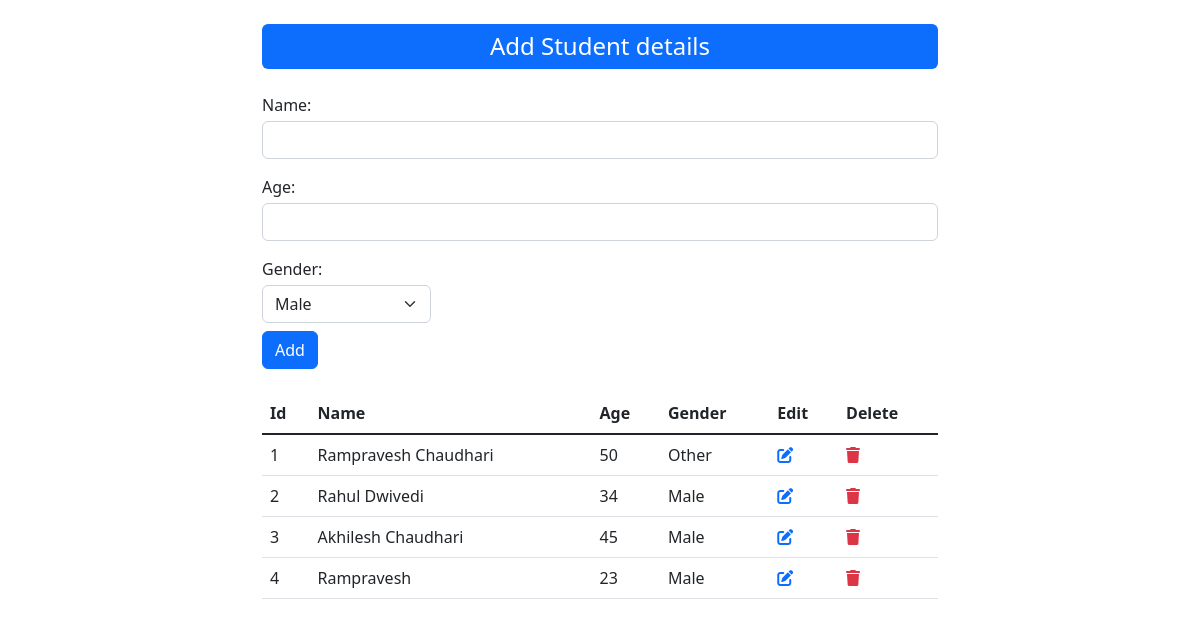
Before: / with the older database file.
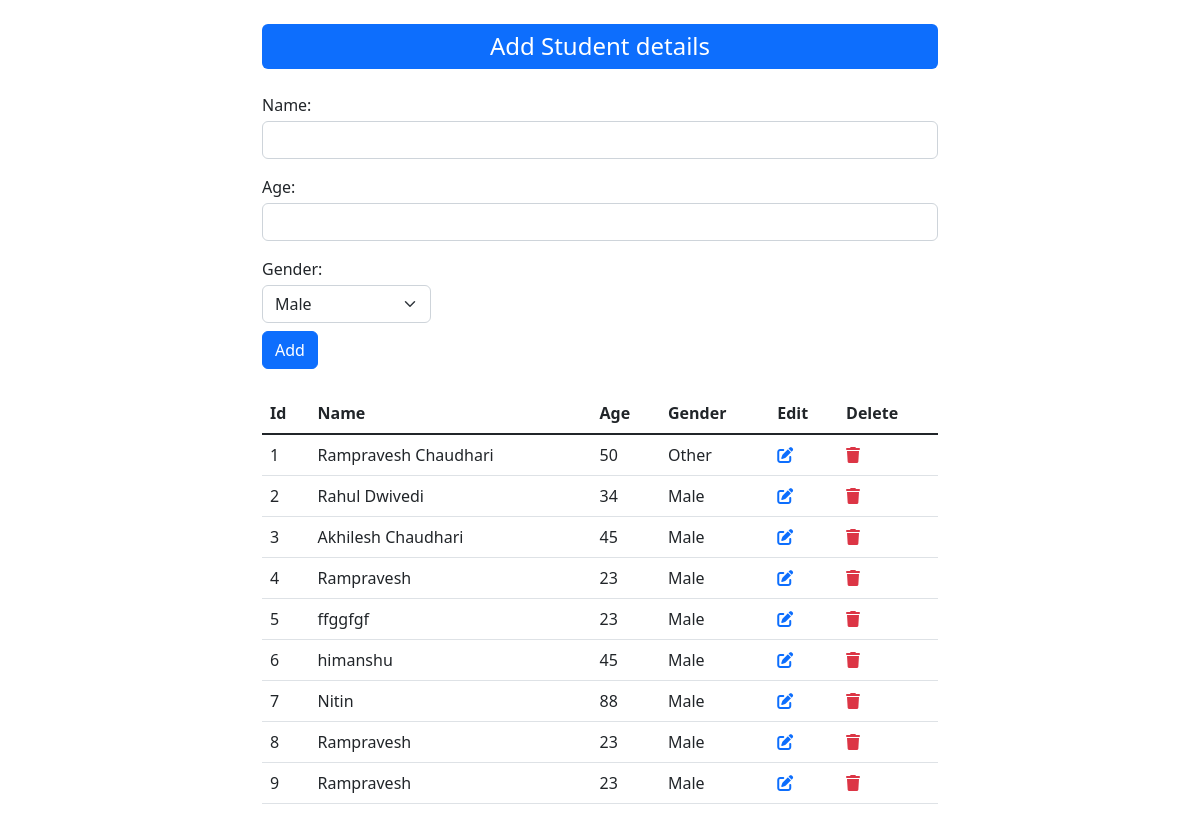
After: the same page with the newer database file.
### core/models.py (models this page shows)
class Student(models.Model):
    name = models.CharField(max_length=100)
    age = models.IntegerField()
    gender = models.CharField(choices=SELECT_GENDER,max_length=100)

### core/views.py (the view)
# urls.py: path("",views.register,name="home"),
def register(request):
    if request.method == "POST":
        form = StudentRegister(request.POST)
        if form.is_valid():
            data = form.cleaned_data
            name = data['name']
            age = data['age']
            gender = data['gender']
            s = Student.objects.create(name=name, age=age, gender=gender)
            messages.success(
                request, f"{s.name} data has been saved successfully")
            return JsonResponse({"Yes":"Suceeded"})
    else:
        form = StudentRegister()
    students = Student.objects.all()
    context = {
        'form': form,
        'students': students
    }
    return render(request, "core/home.html", context)

### core/forms.py
class StudentRegister(forms.Form):
    name = forms.CharField(
        required=True, label_suffix=":", widget=forms.TextInput(attrs={"class": "form-control"}))
    age = forms.IntegerField(max_value=100, min_value=18, widget=forms.NumberInput(
        attrs={"class": "form-control"}))
    gender = forms.ChoiceField(choices=SELECT_GENDER,widget=forms.Select(attrs={"class":"form-select w-25"}))

### core/templates/core/home.html (shortened to what this page needs)
{% extends 'core/base.html' %}
{% load static %}
{% block content %}
<div class="container">
    <h4 class="bg-primary py-2 mt-4 rounded-2 text-center text-white mb-4">Add Student details</h4>
    <form action="" method="post" id="add-student">
        {% for field in form %}
            <div class="form-input mt-3">
                <label class="mb-1" for="{{ field.auto_id }} ">{{field.label_tag|striptags}}</label>
                {{ field }}
            </div>
        {% endfor %}
        <input type="submit" value="Add" class="btn btn-primary mt-2">
    </form>
    <div class="student-details">
        <table class="table mt-4">
            <thead>
                <tr>
                    <th scope="col">Id</th>
                    <th scope="col">Name</th>
                    <th scope="col">Age</th>
                    <th scope="col">Gender</th>
                    <th scope="col">Edit</th>
                    <th scope="col">Delete</th>
                </tr>
            </thead>
            <tbody class="table-group-divider">
                {% for student in students %}
                    <tr>
                        <td scope="row">{{ forloop.counter }}</td>
                        <td scope="row">{{ student.name }}</td>
                        <td scope="row">{{ student.age }}</td>
                        <td scope="row">{{ student.gender }}</td>
                         <td scope="row">
                            <a class="btn-sm" href="{% url 'edit' student.id %}">
                                <i class="fa-solid fa-edit"></i>
                            </a>
                        </td>
                         <td scope="row">
                            <a class="text-danger btn-sm" href="{% url 'delete' student.id %}">
                                <i class="fa-solid fa-trash"></i>
                            </a>
                        </td>
                    </tr>
                {% endfor %}
            </tbody>
        </table>
    </div>
</div>
{% endblock content %}

### core/templates/core/base.html (shortened to what this page needs)
<!DOCTYPE html>
{% load static %}
<html lang="en">
<head>
    <link href="https://cdn.jsdelivr.net/npm/bootstrap@5.2.0/dist/css/bootstrap.min.css" rel="stylesheet"
>
    <link rel="stylesheet" href="https://cdnjs.cloudflare.com/ajax/libs/font-awesome/6.1.1/css/all.min.css"
 />
    <link rel="stylesheet" href="{% static 'core/style.css' %}">
</head>
<body>
    {% block content %}{% endblock content %}
</body>
</html>

### core/static/core/style.css (style rules this page uses)
.container { width: clamp(500px,80%,700px);; }

Changed rows visible on the page:
added Student: name "ffggfgf", age "23", gender "Male"
added Student: name "himanshu", age "45", gender "Male"
added Student: name "Nitin", age "88", gender "Male"
added Student: name "Rampravesh", age "23", gender "Male"
added Student: name "Rampravesh", age "23", gender "Male"
